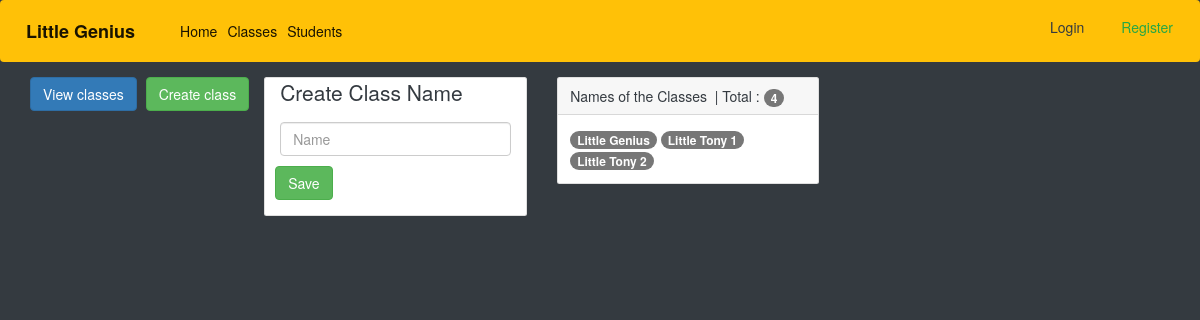
The page /class/ on the database its author committed.
### genius/models.py (models this page shows)
class Name_of_classes(models.Model):
    created_by = models.ForeignKey(
        User, on_delete=models.SET_NULL, default=1, null=True)
    name = models.CharField(max_length=50, null=True)
    created_date = models.DateTimeField(auto_now_add=True)

### genius/views.py (the view)
# urls.py: path('class/', Classes, name='class'),
def Classes(request):
    objs = Create_Class.objects.all()
    names = Name_of_classes.objects.all()
    templatename = 'genius/classes.html'
    context = {'classes': objs, 'class': names}
    return render(request, templatename, context)

### genius/models.py (called while the page is built)
    def get_absolute_url(self):
        return f"/class/{self.pk}"

### genius/templates/genius/classes.html (shortened to what this page needs)
{% extends 'base.html' %}
{% block content %}
    <div class="row ml-4">
        <p>
            <button class="btn btn-primary" type="button" data-toggle="collapse" data-target="#collapseExample" aria-expanded="false" aria-controls="collapseExample">
            View classes
            </button>
            <a class="btn btn-success ml-2" type="button" href="{%url 'genius:create-class'%}">
            Create class
            </a>
            <div class="col-md-3 mb-4">
                <div class="card text-dark">
                    <div class="form-group col-12 center">
                    <form method="POST" data-url="{%url 'genius:add-name'%}" id="post-form" class="ajax-form">
                        <label class="lead mb-4">Create Class Name</label>
                        <input type="text" name="class-name" class="form-control mb-3 save-data" placeholder="Name" aria-describedby="helpId">
                        <div class="row">
                        <button class="btn btn-success ml-3" id="save-name">Save</button>
                        </div>
                    </form>
                    </div>
                </div>
            </div>
            <div class="col-md-3 mb-4">
                <div class="card ">
                    <div class="card-header text-dark">Names of the Classes  &nbsp;| Total : <span class="badge badge-pill badge-primary">{{classes.count}}</span></div>
                        <div class= "card-body scroll">
                            {% for x in class %}
                            <span class="badge badge-pill badge-primary">{{x.name}}</span>
                            {% endfor %}
                        </div>
                    </div>
                </div>
            </div>
    </div>
{% endblock content %}

### genius/templates/genius/classes.html (style rules this page uses)
.scroll { max-height: 120px; overflow-y: auto; }

### rows shown on the page
Name_of_classes: name "Little Genius"
Name_of_classes: name "Little Tony 1"
Name_of_classes: name "Little Tony 2"

### other values the page prints
{{ classes.count }} "4"
